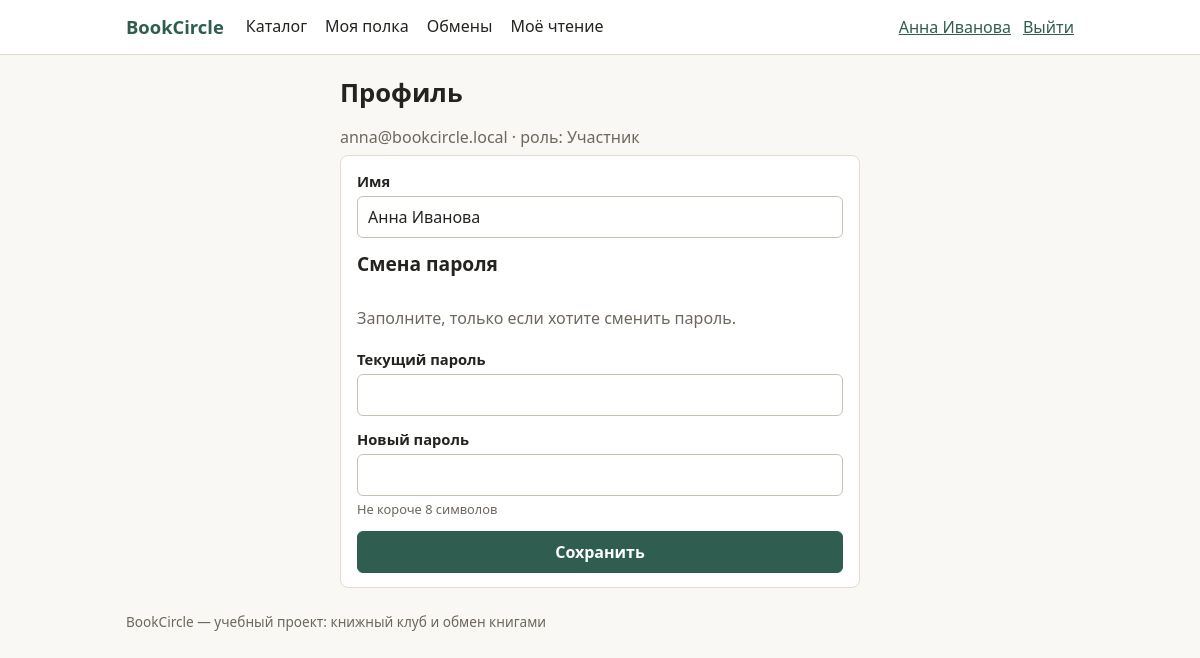
/profile (signed in), run on the app's committed database.
### tables this page shows
CREATE TABLE users (
    id            INTEGER PRIMARY KEY AUTOINCREMENT,
    email         TEXT NOT NULL UNIQUE,
    display_name  TEXT NOT NULL,
    password_hash TEXT NOT NULL,
    role          TEXT NOT NULL DEFAULT 'user' CHECK (role IN ('user', 'moderator', 'admin')),
    created_at    TEXT NOT NULL
);

### app/routes/auth.py (the view)
@router.get("/profile")
async def profile_form(request: Request, user=Depends(require_user)):
    return render(request, "profile.html", {"user": user, "values": {"display_name": user["display_name"]},
                                            "errors": {}})

### app/templates/profile.html (shortened to what this page needs)
{% extends "base.html" %}
{% from "_macros.html" import field with context %}
{% block content %}
<section class="narrow">
  <h1>Профиль</h1>
  <p class="muted">{{ user.email }} · роль: {{ ROLES[user.role] }}</p>
  <form method="post" action="/profile" class="card form" novalidate>
    {{ field("display_name", "Имя", values, errors, "text", true) }}
    <h2>Смена пароля</h2>
    <p class="muted">Заполните, только если хотите сменить пароль.</p>
    {{ field("current_password", "Текущий пароль", values, errors, "password") }}
    {{ field("new_password", "Новый пароль", values, errors, "password", false, "Не короче 8 символов") }}
    <button class="btn primary" type="submit">Сохранить</button>
  </form>
</section>
{% endblock %}

### app/templates/base.html (shortened to what this page needs)
<!doctype html>
<html lang="ru">
<head>
  <link rel="stylesheet" href="/static/style.css">
</head>
<body>
<header class="site-header">
  <div class="wrap bar">
    <a class="brand" href="/books">BookCircle</a>
    {% if user %}
    <nav class="nav" aria-label="Основное меню">
      <a href="/books" {% if current_path.startswith('/books') %}class="active"{% endif %}>Каталог</a>
      <a href="/shelf" {% if current_path.startswith('/shelf') or current_path.startswith('/copies') %}class="active"{% endif %}>Моя полка</a>
      <a href="/loans" {% if current_path.startswith('/loans') %}class="active"{% endif %}>Обмены</a>
      <a href="/reading" {% if current_path.startswith('/reading') %}class="active"{% endif %}>Моё чтение</a>
    </nav>
    <div class="account">
      <a href="/profile">{{ user.display_name }}</a>
      <form method="post" action="/logout"><button class="link-btn" type="submit">Выйти</button></form>
    </div>
    {% endif %}
  </div>
</header>
<main class="wrap">
  {% block content %}{% endblock %}
</main>
<footer class="wrap footer muted">BookCircle — учебный проект: книжный клуб и обмен книгами</footer>
</body>
</html>

### app/templates/_macros.html (shortened to what this page needs)
{% macro field(name, label, values, errors, type="text", required=false, hint="") %}
<div class="field{% if errors.get(name) %} has-error{% endif %}">
  <label for="f-{{ name }}">{{ label }}</label>
  <input id="f-{{ name }}" name="{{ name }}" type="{{ type }}"
         {% if type != "password" %}value="{{ values.get(name) or '' }}"{% endif %}
         {% if required %}required{% endif %}
         {% if errors.get(name) %}aria-invalid="true" aria-describedby="e-{{ name }}"{% endif %}>
  {% if hint %}<small class="hint">{{ hint }}</small>{% endif %}
</div>
{% endmacro %}

### app/static/style.css (style rules this page uses)
:root { --bg: #faf8f4; --surface: #fff; --text: #25231f; --muted: #6d675d; --line: #e3ddd2; --accent: #2f5d50; --accent-ink: #fff; --ok: #2f6b3f; --ok-bg: #e5f1e7; --warn: #8a5a00; --warn-bg: #fbf0d6; --bad: #9b2c2c; --bad-bg: #f8e2e2; --radius: 8px; }
* { box-sizing: border-box; }
html { -webkit-text-size-adjust: 100%; }
body { margin: 0; background: var(--bg); color: var(--text); line-height: 1.5; font: 16px/1.5 system-ui, -apple-system, "Segoe UI", Roboto, "Helvetica Neue", Arial, sans-serif; }
a { color: var(--accent); }
h1 { font-size: 1.6rem; margin: 1.2rem 0 .8rem; }
h2 { font-size: 1.2rem; margin: 1.4rem 0 .6rem; }
p { margin: .35rem 0; }
.wrap { max-width: 980px; margin: 0 auto; padding: 0 16px; }
.narrow { max-width: 520px; margin: 0 auto; }
.muted { color: var(--muted); }
.footer { padding: 24px 16px; font-size: .85rem; }
.site-header { background: var(--surface); border-bottom: 1px solid var(--line); }
.bar { display: flex; flex-wrap: wrap; align-items: center; gap: 8px 20px; padding-top: 10px; padding-bottom: 10px; }
.brand { font-weight: 700; font-size: 1.15rem; text-decoration: none; color: var(--accent); }
.nav { display: flex; flex-wrap: wrap; gap: 4px 14px; flex: 1 1 auto; }
.nav a { text-decoration: none; color: var(--text); padding: 4px 2px; border-bottom: 2px solid transparent; }
.account { display: flex; align-items: center; gap: 12px; flex-wrap: wrap; }
.account form { margin: 0; }
.link-btn { background: none; border: 0; padding: 0; color: var(--accent); cursor: pointer; font: inherit; text-decoration: underline; }
.card { background: var(--surface); border: 1px solid var(--line); border-radius: var(--radius); padding: 14px 16px; }
.form { display: grid; gap: 12px; }
.form h2 { margin-top: 0; }
.field { display: grid; gap: 4px; }
.field label { font-weight: 600; font-size: .92rem; }
input, select, textarea { width: 100%; font: inherit; padding: 8px 10px; border: 1px solid #c9c2b4; border-radius: 6px; background: #fff; color: var(--text); }
.hint { color: var(--muted); font-size: .8rem; }
.btn { display: inline-block; font: inherit; font-weight: 600; padding: 8px 14px; border-radius: 6px; border: 1px solid #c9c2b4; background: #fff; color: var(--text); text-decoration: none; cursor: pointer; text-align: center; }
.btn.primary { background: var(--accent); border-color: var(--accent); color: var(--accent-ink); }

### data on the page
users: display_name "Анна Иванова", email "anna@bookcircle.local", role "Участник"

### other printed values
{{ label }} "Имя Текущий пароль Новый пароль"
{{ hint }} "Не короче 8 символов"
